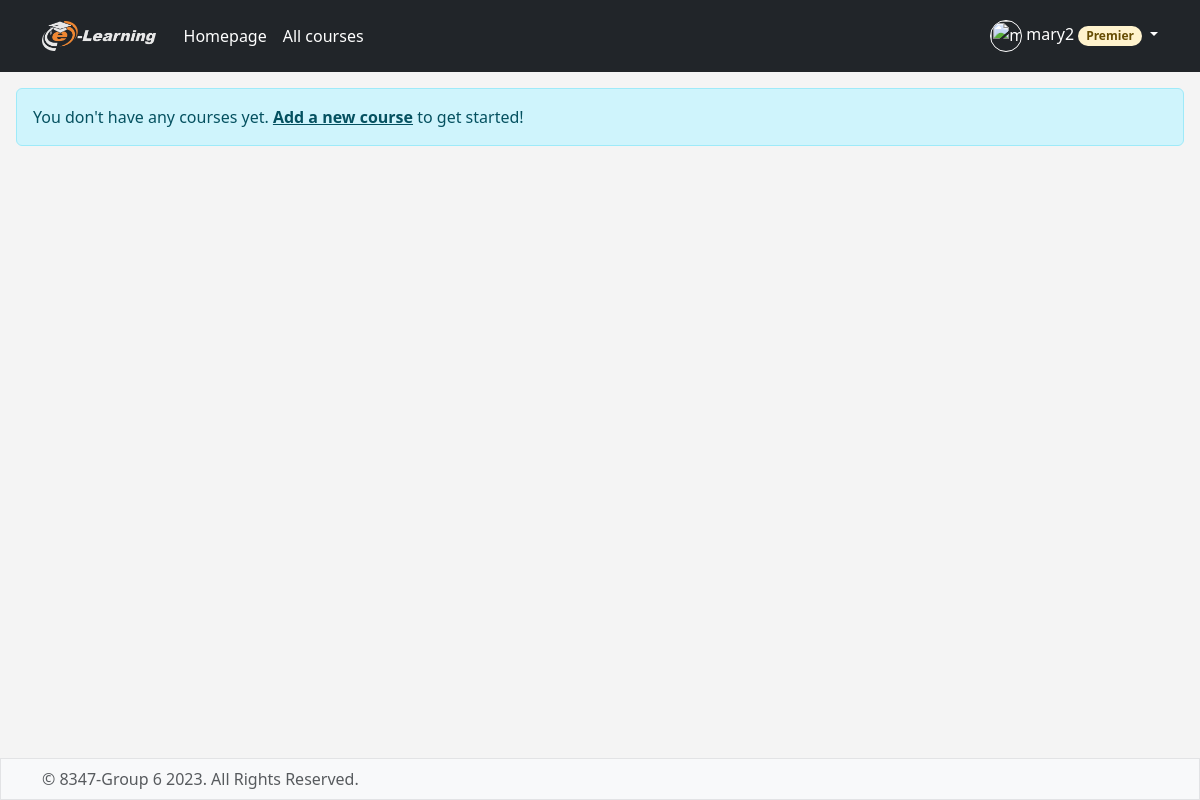
Page /teacher-portal/ (signed in) on the earlier database version.
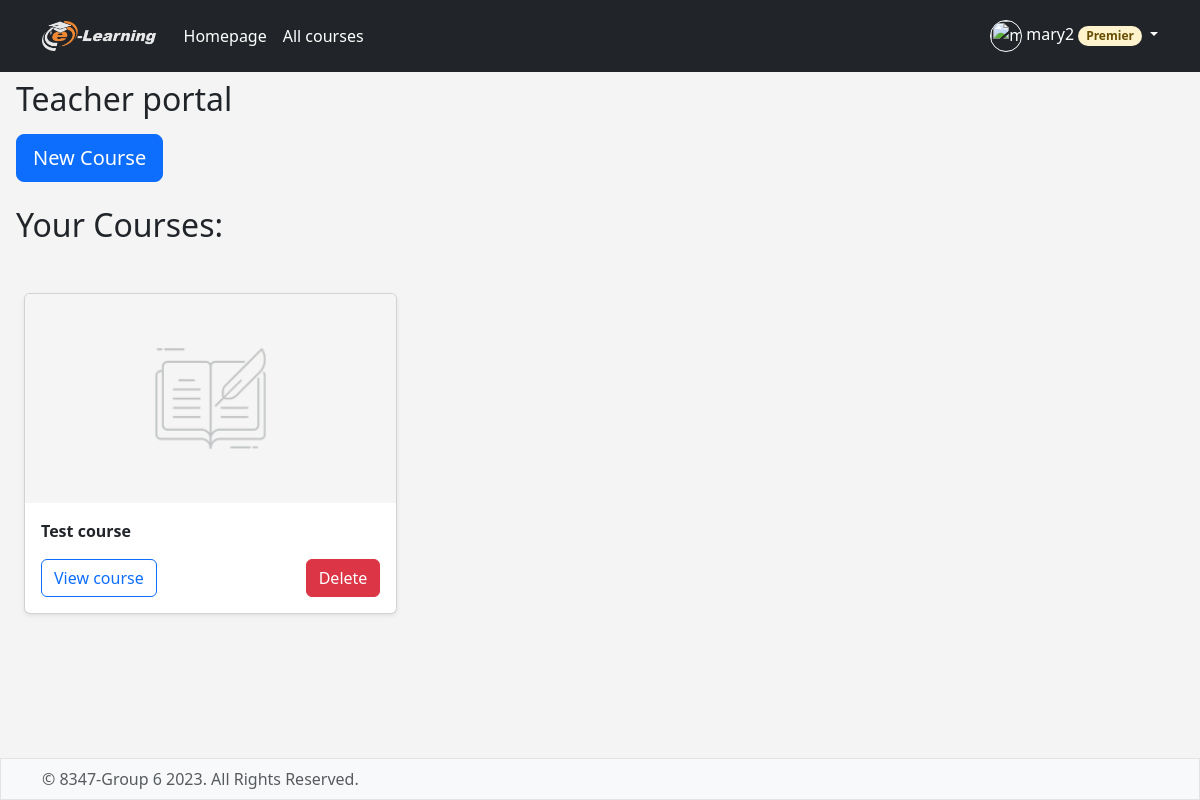
Same page on the later database version.
### elearning/models.py (models this page shows)
class Course(models.Model):
    name = models.CharField(max_length=100)
    description = models.TextField(max_length=300,blank=True)
    image = models.ImageField(upload_to=rename_course_cover,default='course_cover/course-default.png')
    teacher = models.ForeignKey(Student, related_name='course_teacher',on_delete=models.CASCADE)
    category = models.ManyToManyField(Category,related_name='course_category')
    price = models.DecimalField(max_digits=5,decimal_places=2)
    allow_premier = models.BooleanField(default=True)
    date_created = models.DateTimeField(auto_now=True)
    is_featured = models.BooleanField(default=False)
    def __str__(self):
        return self.name

### elearning/views.py (the view)
# urls.py: path('teacher-portal/', views.teacher_portal, name='teacher-portal'),
@login_required(login_url='elearning:login')
def teacher_portal(request):
    teacher = get_object_or_404(Student, pk=request.user.id)
    courses = Course.objects.filter(teacher=teacher)
    print(courses)
    return render(request, 'elearning/teacherportal.html', {'courses': courses})

### elearning/templates/elearning/teacherportal.html (shortened to what this page needs)
{% extends 'elearning/base.html' %}
{% block content %}
     {% if courses %}
        <h1 class="fs-2 py-2 mx-3">Teacher portal</h1>
        <p><a class="btn btn-lg btn-primary mx-3" href={% url 'elearning:add-course' %}>New Course</a></p>
        <h3 class="fs-2 py-2 mx-3 ">Your Courses: </h3>
        <div class="row row-cols-1 row-cols-sm-2 row-cols-md-3 g-3 m-3">
                {% for course in courses %}
                    <div class="col">
                        <div class="card shadow-sm">
                            <div style="cursor: hand;"
                                 onclick="location.href='{% url 'elearning:coursedetail' course.id %}'">
                                <div style="position: relative; width: 100%; padding-top: 56.25%;">
                                    <img class="bd-placeholder-img card-img-top"
                                         style="position: absolute; top: 0; left: 0; height: 100%; width: 100%;"
                                         src="{{ course.image.url }}">
                                </div>
                            </div>
                            <div class="card-body">
                                <p class="fw-bold"
                                   style="overflow: hidden;text-overflow: ellipsis; display:-webkit-box;-webkit-line-clamp: 1;-webkit-box-orient: vertical;">{{ course.name }}</p>
                                <div class="d-flex justify-content-between align-items-center">
                                    <button type="button" class="btn btn-outline-primary"
                                            onclick="location.href='{% url 'elearning:teacher-viewcourse' course.id %}'">
                                        View course
                                    </button>
                                    <button type="button" class="btn btn-danger" onclick="showDeleteModal('{% url 'elearning:delete-course' course.id %}')">
                                        Delete
                                    </button>
                                </div>
                            </div>
                        </div>
                    </div>
                {% endfor %}
            </div>
    {% else %}
        <div class="alert alert-info m-3" role="alert">
            You don't have any courses yet. <a href="{% url 'elearning:add-course' %}" class="alert-link">Add a new course</a> to get started!
        </div>
    {% endif %}
{% endblock %}

Differences in the rows shown:
added Course: image (placeholder picture), name "Test course"
Other differences:
text no longer shown: "You don't have any courses yet. Add a new course to get started!"
text now shown: "Teacher portal New Course Your Courses:"
